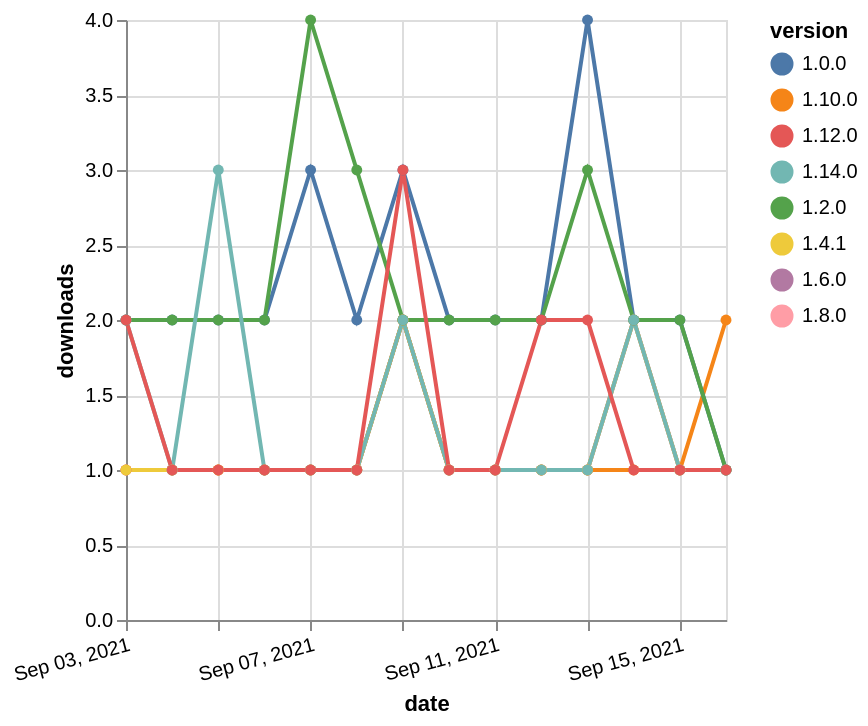

Specify this chart in Vega-Lite:
### Vega-Lite specification from a JSON file in a GitHub repository (floating-point values rounded to 4 significant figures)
{"$schema": "https://vega.github.io/schema/vega-lite/v5.json", "description": "A simple bar chart with embedded data.", "data": {"values": [{"date": "2021-09-03", "total": 216, "delta": 1, "version": "1.6.0"}, {"date": "2021-09-04", "total": 217, "delta": 1, "version": "1.6.0"}, {"date": "2021-09-05", "total": 218, "delta": 1, "version": "1.6.0"}, {"date": "2021-09-06", "total": 219, "delta": 1, "version": "1.6.0"}, {"date": "2021-09-07", "total": 220, "delta": 1, "version": "1.6.0"}, {"date": "2021-09-08", "total": 221, "delta": 1, "version": "1.6.0"}, {"date": "2021-09-09", "total": 223, "delta": 2, "version": "1.6.0"}, {"date": "2021-09-10", "total": 224, "delta": 1, "version": "1.6.0"}, {"date": "2021-09-11", "total": 225, "delta": 1, "version": "1.6.0"}, {"date": "2021-09-12", "total": 226, "delta": 1, "version": "1.6.0"}, {"date": "2021-09-13", "total": 227, "delta": 1, "version": "1.6.0"}, {"date": "2021-09-14", "total": 229, "delta": 2, "version": "1.6.0"}, {"date": "2021-09-15", "total": 230, "delta": 1, "version": "1.6.0"}, {"date": "2021-09-16", "total": 231, "delta": 1, "version": "1.6.0"}, {"date": "2021-09-03", "total": 211, "delta": 1, "version": "1.8.0"}, {"date": "2021-09-04", "total": 212, "delta": 1, "version": "1.8.0"}, {"date": "2021-09-05", "total": 213, "delta": 1, "version": "1.8.0"}, {"date": "2021-09-06", "total": 214, "delta": 1, "version": "1.8.0"}, {"date": "2021-09-07", "total": 215, "delta": 1, "version": "1.8.0"}, {"date": "2021-09-08", "total": 216, "delta": 1, "version": "1.8.0"}, {"date": "2021-09-09", "total": 218, "delta": 2, "version": "1.8.0"}, {"date": "2021-09-10", "total": 219, "delta": 1, "version": "1.8.0"}, {"date": "2021-09-11", "total": 220, "delta": 1, "version": "1.8.0"}, {"date": "2021-09-12", "total": 221, "delta": 1, "version": "1.8.0"}, {"date": "2021-09-13", "total": 222, "delta": 1, "version": "1.8.0"}, {"date": "2021-09-14", "total": 224, "delta": 2, "version": "1.8.0"}, {"date": "2021-09-15", "total": 225, "delta": 1, "version": "1.8.0"}, {"date": "2021-09-16", "total": 226, "delta": 1, "version": "1.8.0"}, {"date": "2021-09-03", "total": 180, "delta": 1, "version": "1.10.0"}, {"date": "2021-09-04", "total": 181, "delta": 1, "version": "1.10.0"}, {"date": "2021-09-05", "total": 182, "delta": 1, "version": "1.10.0"}, {"date": "2021-09-06", "total": 183, "delta": 1, "version": "1.10.0"}, {"date": "2021-09-07", "total": 184, "delta": 1, "version": "1.10.0"}, {"date": "2021-09-08", "total": 185, "delta": 1, "version": "1.10.0"}, {"date": "2021-09-09", "total": 187, "delta": 2, "version": "1.10.0"}, {"date": "2021-09-10", "total": 188, "delta": 1, "version": "1.10.0"}, {"date": "2021-09-11", "total": 189, "delta": 1, "version": "1.10.0"}, {"date": "2021-09-12", "total": 190, "delta": 1, "version": "1.10.0"}, {"date": "2021-09-13", "total": 191, "delta": 1, "version": "1.10.0"}, {"date": "2021-09-14", "total": 192, "delta": 1, "version": "1.10.0"}, {"date": "2021-09-15", "total": 193, "delta": 1, "version": "1.10.0"}, {"date": "2021-09-16", "total": 195, "delta": 2, "version": "1.10.0"}, {"date": "2021-09-03", "total": 2364, "delta": 2, "version": "1.0.0"}, {"date": "2021-09-04", "total": 2366, "delta": 2, "version": "1.0.0"}, {"date": "2021-09-05", "total": 2368, "delta": 2, "version": "1.0.0"}, {"date": "2021-09-06", "total": 2370, "delta": 2, "version": "1.0.0"}, {"date": "2021-09-07", "total": 2373, "delta": 3, "version": "1.0.0"}, {"date": "2021-09-08", "total": 2375, "delta": 2, "version": "1.0.0"}, {"date": "2021-09-09", "total": 2378, "delta": 3, "version": "1.0.0"}, {"date": "2021-09-10", "total": 2380, "delta": 2, "version": "1.0.0"}, {"date": "2021-09-11", "total": 2382, "delta": 2, "version": "1.0.0"}, {"date": "2021-09-12", "total": 2384, "delta": 2, "version": "1.0.0"}, {"date": "2021-09-13", "total": 2388, "delta": 4, "version": "1.0.0"}, {"date": "2021-09-14", "total": 2390, "delta": 2, "version": "1.0.0"}, {"date": "2021-09-15", "total": 2392, "delta": 2, "version": "1.0.0"}, {"date": "2021-09-16", "total": 2393, "delta": 1, "version": "1.0.0"}, {"date": "2021-09-03", "total": 268, "delta": 1, "version": "1.4.1"}, {"date": "2021-09-04", "total": 269, "delta": 1, "version": "1.4.1"}, {"date": "2021-09-05", "total": 270, "delta": 1, "version": "1.4.1"}, {"date": "2021-09-06", "total": 271, "delta": 1, "version": "1.4.1"}, {"date": "2021-09-07", "total": 272, "delta": 1, "version": "1.4.1"}, {"date": "2021-09-08", "total": 273, "delta": 1, "version": "1.4.1"}, {"date": "2021-09-09", "total": 275, "delta": 2, "version": "1.4.1"}, {"date": "2021-09-10", "total": 276, "delta": 1, "version": "1.4.1"}, {"date": "2021-09-11", "total": 277, "delta": 1, "version": "1.4.1"}, {"date": "2021-09-12", "total": 278, "delta": 1, "version": "1.4.1"}, {"date": "2021-09-13", "total": 279, "delta": 1, "version": "1.4.1"}, {"date": "2021-09-14", "total": 281, "delta": 2, "version": "1.4.1"}, {"date": "2021-09-15", "total": 282, "delta": 1, "version": "1.4.1"}, {"date": "2021-09-16", "total": 283, "delta": 1, "version": "1.4.1"}, {"date": "2021-09-03", "total": 2505, "delta": 2, "version": "1.2.0"}, {"date": "2021-09-04", "total": 2507, "delta": 2, "version": "1.2.0"}, {"date": "2021-09-05", "total": 2509, "delta": 2, "version": "1.2.0"}, {"date": "2021-09-06", "total": 2511, "delta": 2, "version": "1.2.0"}, {"date": "2021-09-07", "total": 2515, "delta": 4, "version": "1.2.0"}, {"date": "2021-09-08", "total": 2518, "delta": 3, "version": "1.2.0"}, {"date": "2021-09-09", "total": 2520, "delta": 2, "version": "1.2.0"}, {"date": "2021-09-10", "total": 2522, "delta": 2, "version": "1.2.0"}, {"date": "2021-09-11", "total": 2524, "delta": 2, "version": "1.2.0"}, {"date": "2021-09-12", "total": 2526, "delta": 2, "version": "1.2.0"}, {"date": "2021-09-13", "total": 2529, "delta": 3, "version": "1.2.0"}, {"date": "2021-09-14", "total": 2531, "delta": 2, "version": "1.2.0"}, {"date": "2021-09-15", "total": 2533, "delta": 2, "version": "1.2.0"}, {"date": "2021-09-16", "total": 2534, "delta": 1, "version": "1.2.0"}, {"date": "2021-09-03", "total": 127, "delta": 2, "version": "1.14.0"}, {"date": "2021-09-04", "total": 128, "delta": 1, "version": "1.14.0"}, {"date": "2021-09-05", "total": 131, "delta": 3, "version": "1.14.0"}, {"date": "2021-09-06", "total": 132, "delta": 1, "version": "1.14.0"}, {"date": "2021-09-07", "total": 133, "delta": 1, "version": "1.14.0"}, {"date": "2021-09-08", "total": 134, "delta": 1, "version": "1.14.0"}, {"date": "2021-09-09", "total": 136, "delta": 2, "version": "1.14.0"}, {"date": "2021-09-10", "total": 137, "delta": 1, "version": "1.14.0"}, {"date": "2021-09-11", "total": 138, "delta": 1, "version": "1.14.0"}, {"date": "2021-09-12", "total": 139, "delta": 1, "version": "1.14.0"}, {"date": "2021-09-13", "total": 140, "delta": 1, "version": "1.14.0"}, {"date": "2021-09-14", "total": 142, "delta": 2, "version": "1.14.0"}, {"date": "2021-09-15", "total": 143, "delta": 1, "version": "1.14.0"}, {"date": "2021-09-16", "total": 144, "delta": 1, "version": "1.14.0"}, {"date": "2021-09-03", "total": 210, "delta": 2, "version": "1.12.0"}, {"date": "2021-09-04", "total": 211, "delta": 1, "version": "1.12.0"}, {"date": "2021-09-05", "total": 212, "delta": 1, "version": "1.12.0"}, {"date": "2021-09-06", "total": 213, "delta": 1, "version": "1.12.0"}, {"date": "2021-09-07", "total": 214, "delta": 1, "version": "1.12.0"}, {"date": "2021-09-08", "total": 215, "delta": 1, "version": "1.12.0"}, {"date": "2021-09-09", "total": 218, "delta": 3, "version": "1.12.0"}, {"date": "2021-09-10", "total": 219, "delta": 1, "version": "1.12.0"}, {"date": "2021-09-11", "total": 220, "delta": 1, "version": "1.12.0"}, {"date": "2021-09-12", "total": 222, "delta": 2, "version": "1.12.0"}, {"date": "2021-09-13", "total": 224, "delta": 2, "version": "1.12.0"}, {"date": "2021-09-14", "total": 225, "delta": 1, "version": "1.12.0"}, {"date": "2021-09-15", "total": 226, "delta": 1, "version": "1.12.0"}, {"date": "2021-09-16", "total": 227, "delta": 1, "version": "1.12.0"}]}, "width": "container", "mark": {"type": "line", "point": {"filled": true}}, "encoding": {"x": {"field": "date", "type": "temporal", "timeUnit": "yearmonthdate", "title": "date", "axis": {"labelAngle": -15}}, "y": {"field": "delta", "type": "quantitative", "title": "downloads"}, "color": {"field": "version", "type": "nominal"}, "tooltip": {"field": "delta"}}}
